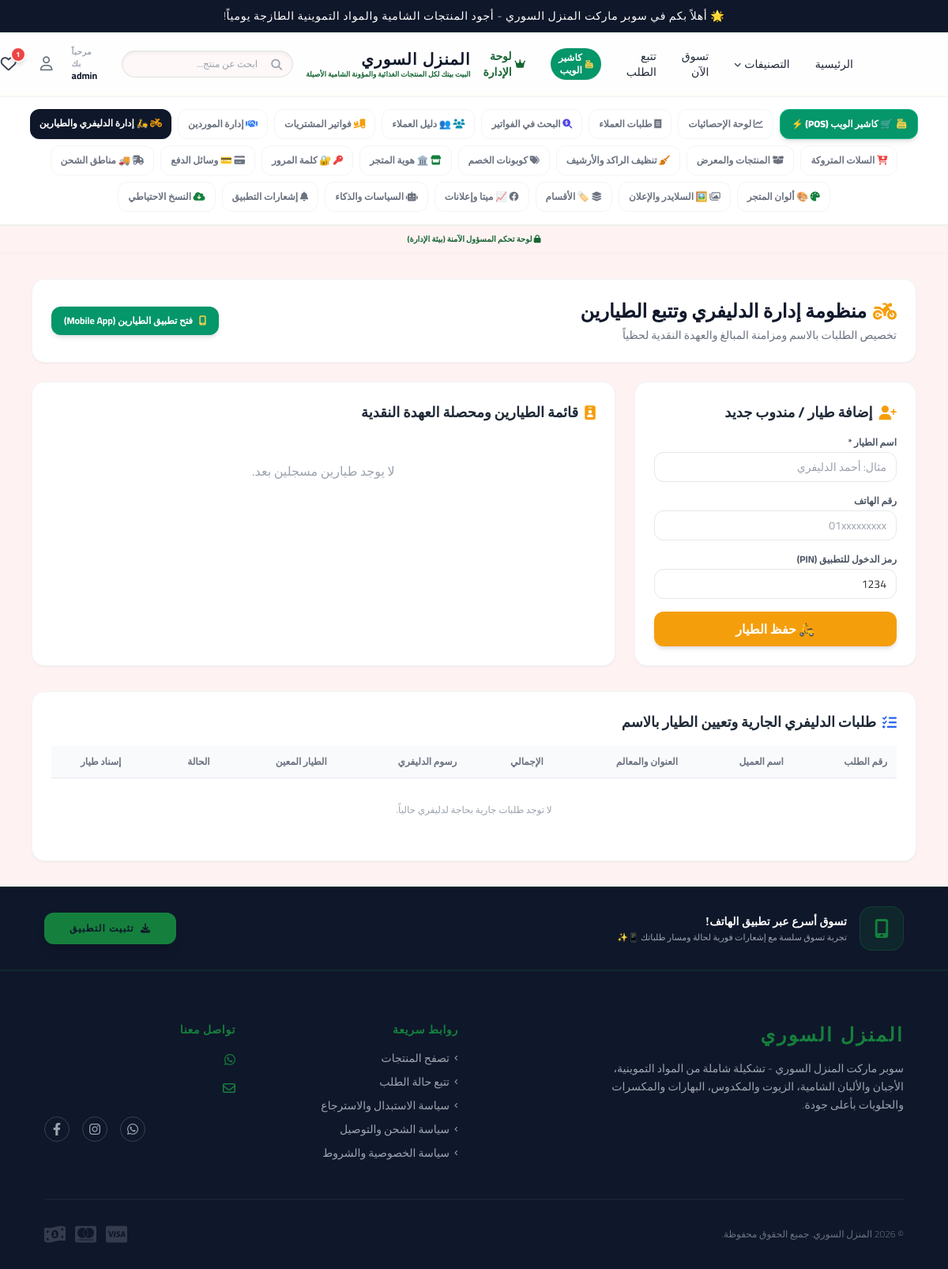
The page /admin_delivery.php (signed in) on the database as committed earlier.
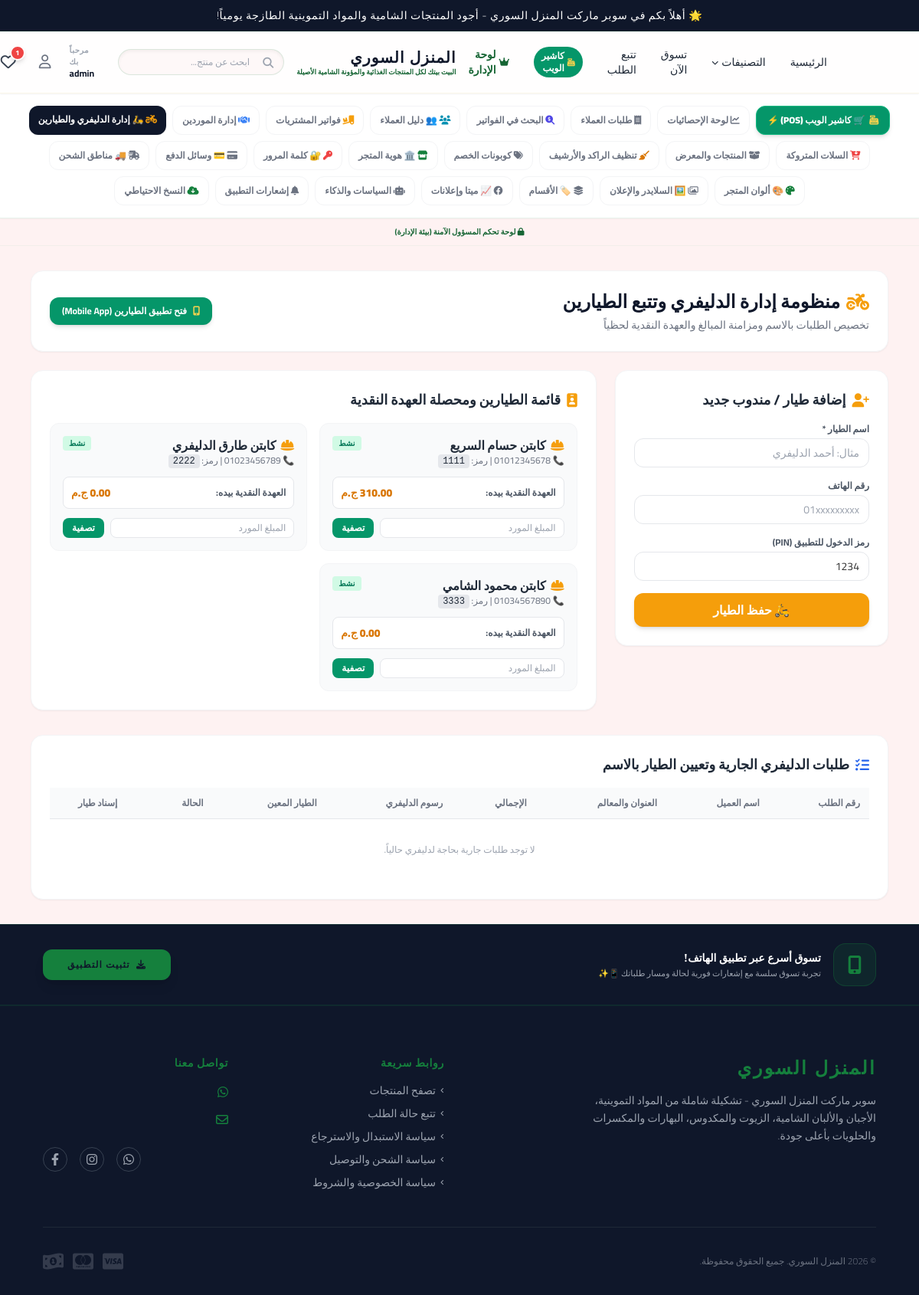
The same page on the database as committed later.
### tables this page shows
CREATE TABLE delivery_drivers (
                id INTEGER PRIMARY KEY AUTOINCREMENT,
                name VARCHAR(100) NOT NULL UNIQUE,
                phone VARCHAR(50) DEFAULT NULL,
                pin_code VARCHAR(20) DEFAULT '1234',
                is_active INTEGER DEFAULT 1,
                cash_balance DECIMAL(10,2) DEFAULT 0.00,
                created_at TIMESTAMP DEFAULT CURRENT_TIMESTAMP
            );

### admin_delivery.php (the view, shortened to what the changed rows need)
<?php
require_once 'config.php';
try {
    $pdo->exec("CREATE TABLE IF NOT EXISTS delivery_drivers (
        id INT AUTO_INCREMENT PRIMARY KEY,
        name VARCHAR(255) NOT NULL,
        phone VARCHAR(50) DEFAULT NULL,
        pin_code VARCHAR(10) DEFAULT '1234',
        cash_balance DECIMAL(12, 2) DEFAULT 0.00,
        is_active TINYINT DEFAULT 1,
        created_at DATETIME DEFAULT CURRENT_TIMESTAMP
    ) ENGINE=InnoDB DEFAULT CHARSET=utf8mb4;");
} catch (Exception $e) {}
$drivers = $pdo->query("SELECT * FROM delivery_drivers ORDER BY is_active DESC, name ASC")->fetchAll(PDO::FETCH_ASSOC);
include 'header.php';
?>
<div class="container mx-auto max-w-6xl px-4 py-8">
    <div class="flex flex-col md:flex-row justify-between items-center gap-4 mb-6 bg-white p-6 rounded-2xl shadow-sm border border-gray-100">
        <div>
            <h1 class="text-2xl font-black text-royal-charcoal flex items-center gap-2">
                <i class="fa-solid fa-motorcycle text-amber-500"></i> منظومة إدارة الدليفري وتتبع الطيارين
            </h1>
        </div>
    </div>
    <div class="grid grid-cols-1 lg:grid-cols-3 gap-6 mb-8">
        <div class="bg-white p-6 rounded-2xl shadow-sm border border-gray-100 h-fit">
            <h2 class="text-lg font-bold text-gray-800 mb-4 flex items-center gap-2">
                <i class="fa-solid fa-user-plus text-amber-500"></i> إضافة طيار / مندوب جديد
            </h2>
        </div>
        <div class="lg:col-span-2 bg-white p-6 rounded-2xl shadow-sm border border-gray-100">
            <h2 class="text-lg font-bold text-gray-800 mb-4 flex items-center gap-2">
                <i class="fa-solid fa-id-badge text-amber-500"></i> قائمة الطيارين ومحصلة العهدة النقدية
            </h2>
            <div class="grid grid-cols-1 sm:grid-cols-2 gap-4">
                <?php if (empty($drivers)): ?>
                    <div class="col-span-2 text-center py-8 text-gray-400">لا يوجد طيارين مسجلين بعد.</div>
                <?php else: ?>
                    <?php foreach ($drivers as $d): ?>
                        <div class="bg-gray-50 border border-gray-100 p-4 rounded-xl flex flex-col justify-between">
                            <div>
                                <div class="flex justify-between items-start mb-2">
                                    <div>
                                        <h3 class="font-black text-gray-800 text-base flex items-center gap-1.5">
                                            <i class="fa-solid fa-helmet-safety text-amber-500"></i> <?php echo htmlspecialchars($d['name']); ?>
                                        </h3>
                                        <span class="text-xs text-gray-500 block">📞 <?php echo htmlspecialchars($d['phone'] ?: 'بدون هاتف'); ?> | رمز: <code class="bg-gray-200 px-1.5 py-0.5 rounded text-gray-800 font-mono"><?php echo htmlspecialchars($d['pin_code']); ?></code></span>
                                    </div>
                                    <span class="px-2 py-0.5 rounded text-[10px] font-bold <?php echo $d['is_active'] ? 'bg-emerald-100 text-emerald-700' : 'bg-red-100 text-red-700'; ?>">
                                        <?php echo $d['is_active'] ? 'نشط' : 'غير نشط'; ?>
                                    </span>
                                </div>
                                <div class="mt-3 bg-white p-2.5 rounded-lg border flex justify-between items-center">
                                    <span class="text-xs font-bold text-gray-600">العهدة النقدية بيده:</span>
                                    <span class="text-sm font-black text-amber-600"><?php echo number_format($d['cash_balance'], 2); ?> ج.م</span>
                                </div>
                            </div>
                            <form method="POST" class="mt-3 flex gap-2">
                                <input type="number" step="0.01" name="amount" placeholder="المبلغ المورد" class="w-full border rounded-lg px-2.5 py-1 text-xs">
                                <button type="submit" name="settle_driver" class="bg-emerald-600 hover:bg-emerald-700 text-white font-bold px-3 py-1 rounded-lg text-xs whitespace-nowrap">
                                    تصفية
                                </button>
                            </form>
                        </div>
                    <?php endforeach; ?>
                <?php endif; ?>
            </div>
        </div>
    </div>
    <div class="bg-white p-6 rounded-2xl shadow-sm border border-gray-100">
        <h2 class="text-lg font-bold text-gray-800 mb-4 flex items-center gap-2">
            <i class="fa-solid fa-list-check text-blue-600"></i> طلبات الدليفري الجارية وتعيين الطيار بالاسم
        </h2>
        <div class="overflow-x-auto">
            <table class="w-full text-right text-xs">
                <thead class="bg-gray-50 text-gray-500 font-bold border-b">
                    <tr>
                        <th class="py-3 px-3">رقم الطلب</th>
                        <th class="py-3 px-3">اسم العميل</th>
                        <th class="py-3 px-3">العنوان والمعالم</th>
                        <th class="py-3 px-3">الإجمالي</th>
                        <th class="py-3 px-3">رسوم الدليفري</th>
                        <th class="py-3 px-3">الطيار المعين</th>
                        <th class="py-3 px-3">الحالة</th>
                        <th class="py-3 px-3 text-center">إسناد طيار</th>
                    </tr>
                </thead>
            </table>
        </div>
    </div>
</div>
<?php include 'footer.php'; ?>

Rows that differ between the two databases and show on the page:
added delivery_drivers: name "كابتن حسام السريع", phone "01012345678", pin_code "1111", is_active "نشط", cash_balance "310.00"
added delivery_drivers: name "كابتن طارق الدليفري", phone "01023456789", pin_code "2222", is_active "نشط", cash_balance "0.00"
added delivery_drivers: name "كابتن محمود الشامي", phone "01034567890", pin_code "3333", is_active "نشط", cash_balance "0.00"
Other text that changed with them:
text no longer shown: "لا يوجد طيارين مسجلين بعد."
